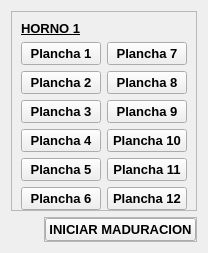
               <widget class="QWidget" name="planchasHor1">
                <layout class="QVBoxLayout" name="verticalLayout_16">
                 <item>
                  <widget class="QFrame" name="frame_12">
                   <property name="frameShape">
                    <enum>QFrame::StyledPanel</enum>
                   </property>
                   <property name="frameShadow">
                    <enum>QFrame::Raised</enum>
                   </property>
                   <layout class="QGridLayout" name="gridLayout_9">
                    <property name="bottomMargin">
                     <number>0</number>
                    </property>
                    <item row="5" column="0">
                     <widget class="QPushButton" name="plancha5_1Btn">
                      <property name="font">
                       <font>
                        <pointsize>10</pointsize>
                        <weight>75</weight>
                        <bold>true</bold>
                       </font>
                      </property>
                      <property name="text">
                       <string>Plancha 5</string>
                      </property>
                     </widget>
                    </item>
                    <item row="6" column="1">
                     <widget class="QPushButton" name="plancha12_1Btn">
                      <property name="font">
                       <font>
                        <pointsize>10</pointsize>
                        <weight>75</weight>
                        <bold>true</bold>
                       </font>
                      </property>
                      <property name="text">
                       <string>Plancha 12</string>
                      </property>
                     </widget>
                    </item>
                    <item row="2" column="0">
                     <widget class="QPushButton" name="plancha2_1Btn">
                      <property name="font">
                       <font>
                        <pointsize>10</pointsize>
                        <weight>75</weight>
                        <bold>true</bold>
                       </font>
                      </property>
                      <property name="text">
                       <string>Plancha 2</string>
                      </property>
                     </widget>
                    </item>
                    <item row="4" column="0">
                     <widget class="QPushButton" name="plancha4_1Btn">
                      <property name="font">
                       <font>
                        <pointsize>10</pointsize>
                        <weight>75</weight>
                        <bold>true</bold>
                       </font>
                      </property>
                      <property name="text">
                       <string>Plancha 4</string>
                      </property>
                     </widget>
                    </item>
                    <item row="4" column="1">
                     <widget class="QPushButton" name="plancha10_1Btn">
                      <property name="font">
                       <font>
                        <pointsize>10</pointsize>
                        <weight>75</weight>
                        <bold>true</bold>
                       </font>
                      </property>
                      <property name="text">
                       <string>Plancha 10</string>
                      </property>
                     </widget>
                    </item>
                    <item row="1" column="0">
                     <widget class="QPushButton" name="plancha1_1Btn">
                      <property name="font">
                       <font>
                        <pointsize>10</pointsize>
                        <weight>75</weight>
                        <bold>true</bold>
                       </font>
                      </property>
                      <property name="text">
                       <string>Plancha 1</string>
                      </property>
                     </widget>
                    </item>
                    <item row="1" column="1">
                     <widget class="QPushButton" name="plancha7_1Btn">
                      <property name="font">
                       <font>
                        <pointsize>10</pointsize>
                        <weight>75</weight>
                        <bold>true</bold>
                       </font>
                      </property>
                      <property name="text">
                       <string>Plancha 7</string>
                      </property>
                     </widget>
                    </item>
                    <item row="3" column="1">
                     <widget class="QPushButton" name="plancha9_1Btn">
                      <property name="font">
                       <font>
                        <pointsize>10</pointsize>
                        <weight>75</weight>
                        <bold>true</bold>
                       </font>
                      </property>
                      <property name="text">
                       <string>Plancha 9</string>
                      </property>
                     </widget>
                    </item>
                    <item row="5" column="1">
                     <widget class="QPushButton" name="plancha11_1Btn">
                      <property name="font">
                       <font>
                        <pointsize>10</pointsize>
                        <weight>75</weight>
                        <bold>true</bold>
                       </font>
                      </property>
                      <property name="text">
                       <string>Plancha 11</string>
                      </property>
                     </widget>
                    </item>
                    <item row="2" column="1">
                     <widget class="QPushButton" name="plancha8_1Btn">
                      <property name="font">
                       <font>
                        <pointsize>10</pointsize>
                        <weight>75</weight>
                        <bold>true</bold>
                       </font>
                      </property>
                      <property name="text">
                       <string>Plancha 8</string>
                      </property>
                     </widget>
                    </item>
                    <item row="3" column="0">
                     <widget class="QPushButton" name="plancha3_1Btn">
                      <property name="font">
                       <font>
                        <pointsize>10</pointsize>
                        <weight>75</weight>
                        <bold>true</bold>
                       </font>
                      </property>
                      <property name="text">
                       <string>Plancha 3</string>
                      </property>
                     </widget>
                    </item>
                    <item row="6" column="0">
                     <widget class="QPushButton" name="plancha6_1Btn">
                      <property name="font">
                       <font>
                        <pointsize>10</pointsize>
                        <weight>75</weight>
                        <bold>true</bold>
                       </font>
                      </property>
                      <property name="text">
                       <string>Plancha 6</string>
                      </property>
                     </widget>
                    </item>
                    <item row="0" column="0" alignment="Qt::AlignTop">
                     <widget class="QLabel" name="label_22">
                      <property name="font">
                       <font>
                        <pointsize>10</pointsize>
                        <weight>75</weight>
                        <bold>true</bold>
                        <underline>true</underline>
                       </font>
                      </property>
                      <property name="text">
                       <string>HORNO 1</string>
                      </property>
                     </widget>
                    </item>
                   </layout>
                  </widget>
                 </item>
                 <item alignment="Qt::AlignRight|Qt::AlignBottom">
                  <widget class="QFrame" name="frame_11">
                   <property name="frameShape">
                    <enum>QFrame::StyledPanel</enum>
                   </property>
                   <property name="frameShadow">
                    <enum>QFrame::Raised</enum>
                   </property>
                   <layout class="QVBoxLayout" name="verticalLayout_22">
                    <property name="spacing">
                     <number>9</number>
                    </property>
                    <property name="leftMargin">
                     <number>0</number>
                    </property>
                    <property name="topMargin">
                     <number>0</number>
                    </property>
                    <property name="rightMargin">
                     <number>0</number>
                    </property>
                    <property name="bottomMargin">
                     <number>0</number>
                    </property>
                    <item alignment="Qt::AlignRight|Qt::AlignBottom">
                     <widget class="QPushButton" name="iniciarMad_1Btn">
                      <property name="maximumSize">
                       <size>
                        <width>16777215</width>
                        <height>16777215</height>
                       </size>
                      </property>
                      <property name="font">
                       <font>
                        <pointsize>10</pointsize>
                        <weight>75</weight>
                        <bold>true</bold>
                       </font>
                      </property>
                      <property name="text">
                       <string>INICIAR MADURACION</string>
                      </property>
                      <property name="icon">
                       <iconset resource="resources.qrc">
                        <normaloff>:/icons/icons/chevron-right.svg</normaloff>:/icons/icons/chevron-right.svg</iconset>
                      </property>
                      <property name="iconSize">
                       <size>
                        <width>30</width>
                        <height>30</height>
                       </size>
                      </property>
                     </widget>
                    </item>
                   </layout>
                  </widget>
                 </item>
                </layout>
               </widget>
